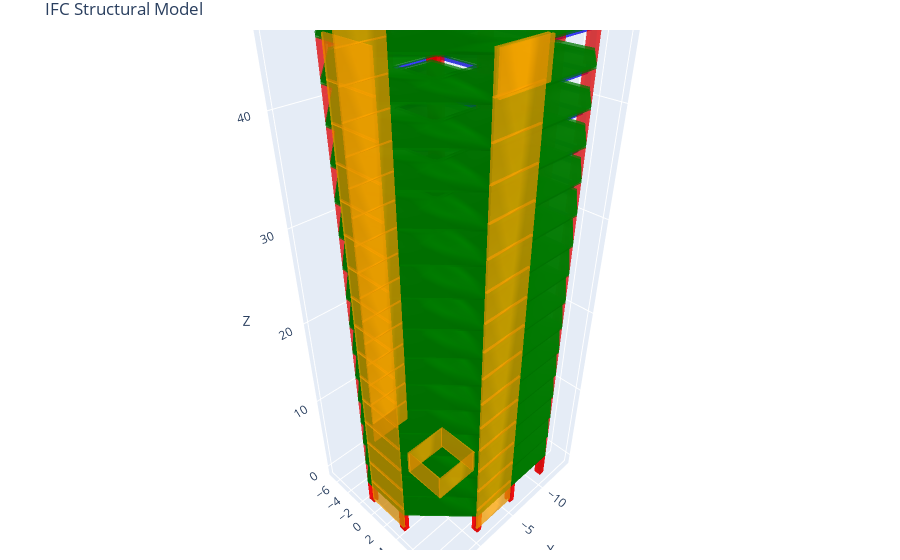

Notebook code for this chart:
### Code cell
converter = IFCManager()
converter.load_ifc('sample_models/Edificio_modelo.ifc')
structural_elements = converter.extract_structural_elements()
print(f"Extracted elements: {len(structural_elements)}")
print("Element types:", {elem['type'] for elem in structural_elements.values()})
converter.visualize_model()
